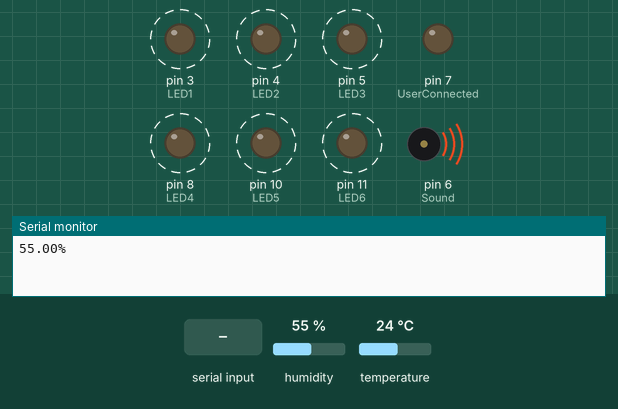
Simulated run of this sketch. Board: Arduino Uno, built with avr-gcc and run on an emulated ATmega328P. Shown: output pins drawn as LEDs (lit = HIGH), buzzer (waves = sounding), the last lines printed to the serial monitor. Dashed ring = blinking. Inputs (shaded band) come from the test bench; at power-on: humidity 55 %, temperature 24 °C.

Above: at 1.2 s.
1.3 s: humidity set to 41 %
5.8 s: humidity set to 38 %
At 8.8 s:
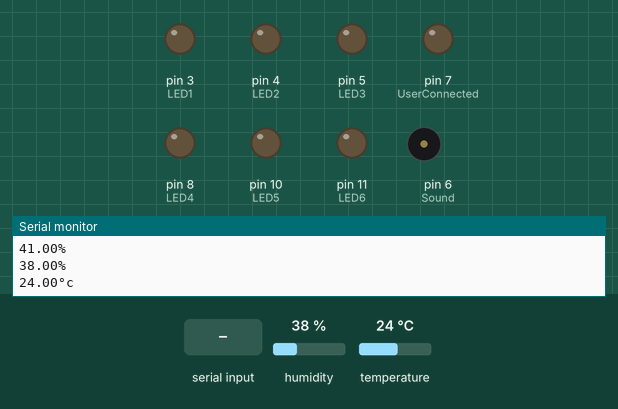
9.4 s: "3" received over Serial
At 15.9 s:
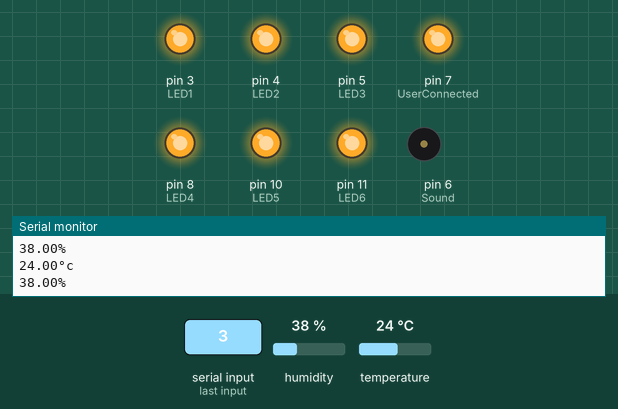
19.7 s: "0" received over Serial
At 21.7 s:
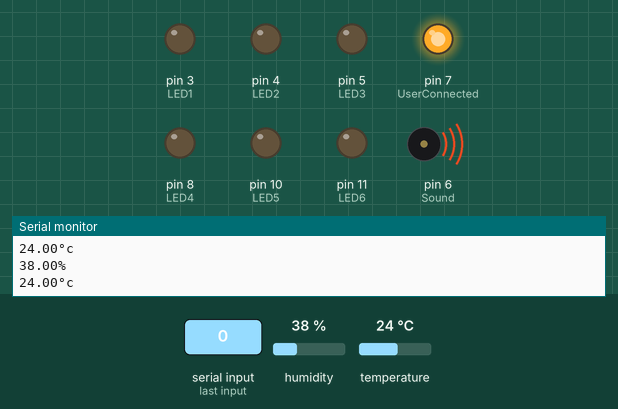
26.5 s: humidity set to 40 %
At 28.6 s:
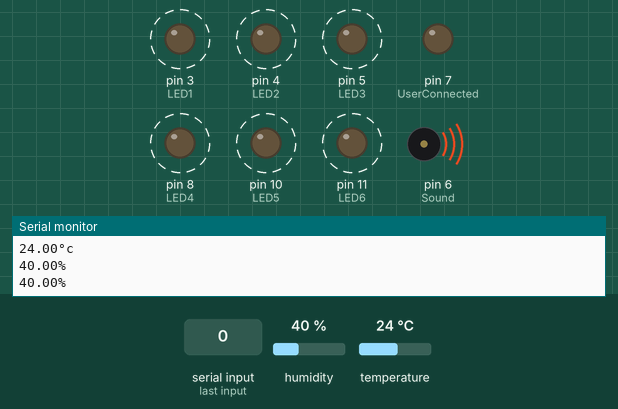
31.3 s: "1" received over Serial
At 31.88 s:
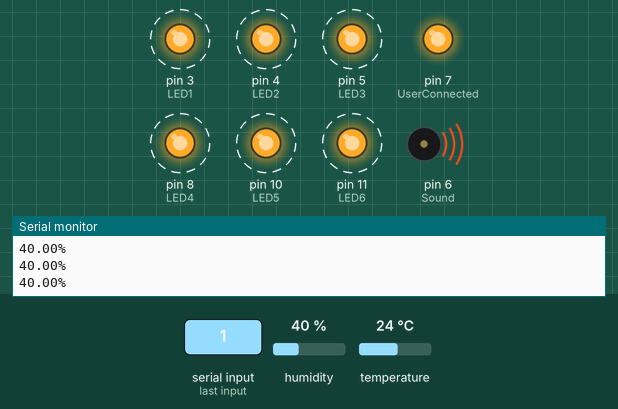
Timing chart, 0 to 35.8 s (numbered marks = the images above; inputs shaded):
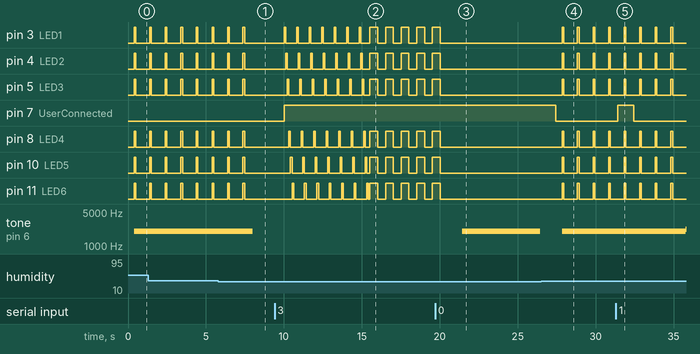

Measured:
- the behaviour switches between 40 and 39 % on humidity (found by bisection; images 0 and 1)
- after the input at 5.8 s, pin 3 (LED1), pin 4 (LED2), pin 5 (LED3), pin 8 (LED4), pin 10 (LED5), pin 11 (LED6): goes on until 7.5 s, then stays LOW; tone on pin 6 (Sound): 2017 Hz → silent after 2.2 s
- after the input at 9.4 s, pin 3 (LED1): goes 6 × (HIGH 0.10 s, LOW 0.70 s), HIGH 0.10 s, LOW 0.60 s, 4 × (HIGH 0.50 s, LOW 0.50 s), then HIGH, starting after 0.62 s; pin 4 (LED2): goes 6 × (HIGH 0.10 s, LOW 0.70 s), HIGH 0.10 s, 4 × (LOW 0.50 s, HIGH 0.50 s), LOW 0.50 s, then HIGH, starting after 0.72 s
- after the input at 19.7 s, pin 7 (UserConnected): stays HIGH (without the input it goes to LOW after 1.3 s); tone on pin 6 (Sound): silent → 2017 Hz after 1.7 s, → silent 5.0 s later
- after the input at 26.5 s, pin 3 (LED1), pin 4 (LED2), pin 5 (LED3), pin 8 (LED4), pin 10 (LED5), pin 11 (LED6): alternates HIGH for 0.10 s and LOW for 0.89 s, starting after 1.3 s; tone on pin 6 (Sound): silent → 2017 Hz after 1.3 s
- after the input at 31.3 s, pin 7 (UserConnected): LOW → HIGH after 0.14 s, → LOW 1.0 s later
- by itself, pin 3 (LED1), pin 4 (LED2), pin 5 (LED3), pin 8 (LED4), pin 10 (LED5), pin 11 (LED6): alternates HIGH for 0.10 s and LOW for 0.90 s

The sketch:

Sistema_emergencia.ino
```cpp
// Incluimos librería
#include <DHT.h>

// Definimos el pin digital donde se conecta el sensor
#define DHTPIN 2
// Declaramos el tipo de sensor
#define DHTTYPE DHT11

// Inicializamos el sensor DHT11
DHT dht(DHTPIN, DHTTYPE);

//Declaramos el led para comprobar la conexion de Android al Arduino
const int UserConnected = 7;
//Declaramos el pin que activará la bocina
const int Sound = 6;

//Declaramos una variable de cambio
int change = 0;

//Declaramos los LED de la alarma sonora
const int LED1 = 3;
const int LED2 = 4;
const int LED3 = 5;
const int LED4 = 8;
const int LED5 = 10;
const int LED6 = 11;

//Declaramos una variable global que almacenará los datos de Android
char Kotlin;

//Declaramos las variables de la alarma sonora
float sinVal;
int toneVal;


void setup() {
  // Inicializamos comunicación serie
  Serial.begin(9600);

  // Comenzamos el sensor DHT
  dht.begin();

    //Definimos un pin como salida
  pinMode(UserConnected, OUTPUT);
  pinMode(Sound, OUTPUT);
  pinMode(LED1, OUTPUT);
  pinMode(LED2, OUTPUT);
  pinMode(LED3, OUTPUT);
  pinMode(LED4, OUTPUT);
  pinMode(LED5, OUTPUT);
  pinMode(LED6, OUTPUT);
}


void loop() {
    // Esperamos 5 segundos entre medidas
    //delay(500);

  // Leemos la humedad relativa
  float h = dht.readHumidity();
  // Leemos la temperatura en grados centígrados (por defecto)
  float t = dht.readTemperature();


  // Comprobamos si ha habido algún error en la lectura
  if (isnan(h) || isnan(t)) {
    Serial.println("Error");
    return;
  }

  //Método para hacer acción esperando un caracter
  if(Serial.available()>0){
    digitalWrite(UserConnected, HIGH);
  Kotlin=Serial.read();
  if(Kotlin == '0'){
    for(int x=0; x<180; x++){
            // convertimos grados en radianes para luego obtener el valor.
            sinVal = (sin(x*(3.1412/180)));
            // generar una frecuencia a partir del valor sin
            toneVal = 2000+(int(sinVal*1000));
            tone(Sound, toneVal);
            delay(2);
     }
      delay(5000);
      noTone(Sound);
    } else if
    (Kotlin == '3'){
      LEDS2();
    }
  } else {
    digitalWrite(UserConnected, LOW);
  }

  if(h >= 40 || t >= 35){
     for(int x=0; x<180; x++){
            // convertimos grados en radianes para luego obtener el valor.
            sinVal = (sin(x*(3.1412/180)));
            // generar una frecuencia a partir del valor sin
            toneVal = 2000+(int(sinVal*1000));
            tone(Sound, toneVal);
            delay(2);
     }
  } else {
     noTone(Sound);
     digitalWrite(2, LOW);
     }

if(h >= 40 || t >= 35){
  LEDS();
}

 //Mandar los datos entre datos rápidos y/o lentos
 if(h>= 40 && t>=35){
  Slow();
 }else if
 (h >= 40){
  fasth();
 }else if
 (t>=35){
  fastt();
 } else{
  Slow();
 }
}

//Declaramos una función que mandará los datos de manera lenta
void Slow(){
  delay(500);
  float h = dht.readHumidity();
  float t = dht.readTemperature();
   if(change == 0){
  Serial.print(t);
  Serial.println("°c");
  change++;
  delay(500);
  }
  else{
   Serial.print(h);
   Serial.println("%");
  change--;
  delay(500);
  }
}

//Declaramos una función que mandará los datos de manera lenta
void Slow2(){
  float h = dht.readHumidity();
  float t = dht.readTemperature();
   if(change == 0){
  Serial.print(t);
  Serial.println("°c");
  change++;
  delay(500);
  }
  else{
   Serial.print(h);
   Serial.println("%");
  change--;
  delay(500);
  }
}

void fastt(){
  float t = dht.readTemperature();
  Serial.print(t);
  Serial.println("°c");
  delay(500);
}

void fasth(){
  float h = dht.readHumidity();
  Serial.print(h);
  Serial.println("%");
  delay(500);
}

void LEDS(){
      digitalWrite(LED1, HIGH);
      digitalWrite(LED2, HIGH);
      digitalWrite(LED3, HIGH);
      digitalWrite(LED4, HIGH);
      digitalWrite(LED5, HIGH);
      digitalWrite(LED6, HIGH);
      delay(100);
      digitalWrite(LED1, LOW);
      digitalWrite(LED2, LOW);
      digitalWrite(LED3, LOW);
      digitalWrite(LED4, LOW);
      digitalWrite(LED5, LOW);
      digitalWrite(LED6, LOW);
}

void LEDS2(){
      digitalWrite(LED1, HIGH);
      delay(100);
      digitalWrite(LED1, LOW);
      digitalWrite(LED2, HIGH);
      delay(100);
      digitalWrite(LED2, LOW);
      digitalWrite(LED3, HIGH);
      delay(100);
      digitalWrite(LED3, LOW);
      digitalWrite(LED4, HIGH);
      delay(100);
      digitalWrite(LED4, LOW);
      digitalWrite(LED5, HIGH);
      delay(100);
      digitalWrite(LED5, LOW);
      digitalWrite(LED6, HIGH);
      delay(100);
      digitalWrite(LED6, LOW);
      delay(200);
      digitalWrite(LED1, HIGH);
      delay(100);
      digitalWrite(LED1, LOW);
      digitalWrite(LED2, HIGH);
      delay(100);
      digitalWrite(LED2, LOW);
      digitalWrite(LED3, HIGH);
      delay(100);
      digitalWrite(LED3, LOW);
      digitalWrite(LED4, HIGH);
      delay(100);
      digitalWrite(LED4, LOW);
      digitalWrite(LED5, HIGH);
      delay(100);
      digitalWrite(LED5, LOW);
      digitalWrite(LED6, HIGH);
      delay(100);
      digitalWrite(LED6, LOW);
      delay(200);
      digitalWrite(LED1, HIGH);
      delay(100);
      digitalWrite(LED1, LOW);
      digitalWrite(LED2, HIGH);
      delay(100);
      digitalWrite(LED2, LOW);
      digitalWrite(LED3, HIGH);
      delay(100);
      digitalWrite(LED3, LOW);
      digitalWrite(LED4, HIGH);
      delay(100);
      digitalWrite(LED4, LOW);
      digitalWrite(LED5, HIGH);
      delay(100);
      digitalWrite(LED5, LOW);
      digitalWrite(LED6, HIGH);
      delay(100);
      digitalWrite(LED6, LOW);
      delay(200);
      digitalWrite(LED1, HIGH);
      delay(100);
      digitalWrite(LED1, LOW);
      digitalWrite(LED2, HIGH);
      delay(100);
      digitalWrite(LED2, LOW);
      digitalWrite(LED3, HIGH);
      delay(100);
      digitalWrite(LED3, LOW);
      digitalWrite(LED4, HIGH);
      delay(100);
      digitalWrite(LED4, LOW);
      digitalWrite(LED5, HIGH);
      delay(100);
      digitalWrite(LED5, LOW);
      digitalWrite(LED6, HIGH);
      delay(100);
      digitalWrite(LED6, LOW);
      delay(200);
      digitalWrite(LED1, HIGH);
      delay(100);
      digitalWrite(LED1, LOW);
      digitalWrite(LED2, HIGH);
      delay(100);
      digitalWrite(LED2, LOW);
      digitalWrite(LED3, HIGH);
      delay(100);
      digitalWrite(LED3, LOW);
      digitalWrite(LED4, HIGH);
      delay(100);
      digitalWrite(LED4, LOW);
      digitalWrite(LED5, HIGH);
      delay(100);
      digitalWrite(LED5, LOW);
      digitalWrite(LED6, HIGH);
      delay(100);
      digitalWrite(LED6, LOW);
      delay(200);
      digitalWrite(LED1, HIGH);
      delay(100);
      digitalWrite(LED1, LOW);
      digitalWrite(LED2, HIGH);
      delay(100);
      digitalWrite(LED2, LOW);
      digitalWrite(LED3, HIGH);
      delay(100);
      digitalWrite(LED3, LOW);
      digitalWrite(LED4, HIGH);
      delay(100);
      digitalWrite(LED4, LOW);
      digitalWrite(LED5, HIGH);
      delay(100);
      digitalWrite(LED5, LOW);
      digitalWrite(LED6, HIGH);
      delay(100);
      digitalWrite(LED6, LOW);
      delay(200);
      digitalWrite(LED1, HIGH);
      delay(100);
      digitalWrite(LED1, LOW);
      digitalWrite(LED2, HIGH);
      delay(100);
      digitalWrite(LED2, LOW);
      digitalWrite(LED3, HIGH);
      delay(100);
      digitalWrite(LED3, LOW);
      digitalWrite(LED4, HIGH);
      delay(100);
      digitalWrite(LED4, LOW);
      digitalWrite(LED5, HIGH);
      delay(100);
      digitalWrite(LED5, LOW);
      digitalWrite(LED6, HIGH);
      delay(100);
      digitalWrite(LED6, LOW);
      delay(100);
      digitalWrite(LED1, HIGH);
      digitalWrite(LED2, HIGH);
      digitalWrite(LED3, HIGH);
      digitalWrite(LED4, HIGH);
      digitalWrite(LED5, HIGH);
      digitalWrite(LED6, HIGH);
      delay(500);
      digitalWrite(LED1, LOW);
      digitalWrite(LED2, LOW);
      digitalWrite(LED3, LOW);
      digitalWrite(LED4, LOW);
      digitalWrite(LED5, LOW);
      digitalWrite(LED6, LOW);
      delay(500);
      digitalWrite(LED1, HIGH);
      digitalWrite(LED2, HIGH);
      digitalWrite(LED3, HIGH);
      digitalWrite(LED4, HIGH);
      digitalWrite(LED5, HIGH);
      digitalWrite(LED6, HIGH);
      delay(500);
      digitalWrite(LED1, LOW);
      digitalWrite(LED2, LOW);
      digitalWrite(LED3, LOW);
      digitalWrite(LED4, LOW);
      digitalWrite(LED5, LOW);
      digitalWrite(LED6, LOW);
      delay (500);
      digitalWrite(LED1, HIGH);
      digitalWrite(LED2, HIGH);
      digitalWrite(LED3, HIGH);
      digitalWrite(LED4, HIGH);
      digitalWrite(LED5, HIGH);
      digitalWrite(LED6, HIGH);
      delay(500);
      digitalWrite(LED1, LOW);
      digitalWrite(LED2, LOW);
      digitalWrite(LED3, LOW);
      digitalWrite(LED4, LOW);
      digitalWrite(LED5, LOW);
      digitalWrite(LED6, LOW);
      delay(500);
      digitalWrite(LED1, HIGH);
      digitalWrite(LED2, HIGH);
      digitalWrite(LED3, HIGH);
      digitalWrite(LED4, HIGH);
      digitalWrite(LED5, HIGH);
      digitalWrite(LED6, HIGH);
      delay(500);
      digitalWrite(LED1, LOW);
      digitalWrite(LED2, LOW);
      digitalWrite(LED3, LOW);
      digitalWrite(LED4, LOW);
      digitalWrite(LED5, LOW);
      digitalWrite(LED6, LOW);
      delay(500);
      digitalWrite(LED1, HIGH);
      digitalWrite(LED2, HIGH);
      digitalWrite(LED3, HIGH);
      digitalWrite(LED4, HIGH);
      digitalWrite(LED5, HIGH);
      digitalWrite(LED6, HIGH);
      delay(500);
      digitalWrite(LED1, LOW);
      digitalWrite(LED2, LOW);
      digitalWrite(LED3, LOW);
      digitalWrite(LED4, LOW);
      digitalWrite(LED5, LOW);
      digitalWrite(LED6, LOW);
}
```
